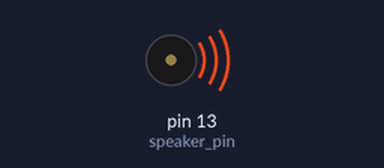
This sketch was run on a simulated Arduino Uno, built with avr-gcc and run on an emulated ATmega328P. Parts: buzzer (waves = sounding, pin HIGH).

Above: at 1.0 s.
At 3.0 s:
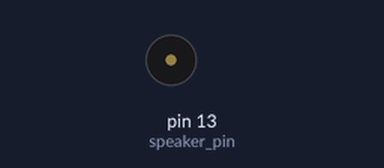
Timing chart, 0 to 5.2 s (numbered marks = the images above):
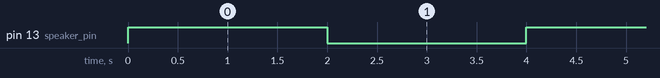

The sketch:

beep.ino
```cpp
const int speaker_pin = 13;

void setup(){
  Serial.begin(9600);
  pinMode(speaker_pin, OUTPUT);
}

void loop(){
  //beep(5000);
  digitalWrite(speaker_pin,HIGH);
  delay(2000);
  digitalWrite(speaker_pin,LOW);
  delay(2000);
}

void beep(int duration)
{
  const int freq = 250;
  int period = (int)(1000.0/freq);
  int pulses = duration/period;
  int high_time = period/2;

  for(int i = 0; i < pulses; i++){
    digitalWrite(speaker_pin, HIGH);
    delay(high_time);
    digitalWrite(speaker_pin, LOW);
  }
}
```

Measured:
- by itself, pin 13 (speaker_pin): alternates HIGH for 2.0 s and LOW for 2.0 s
